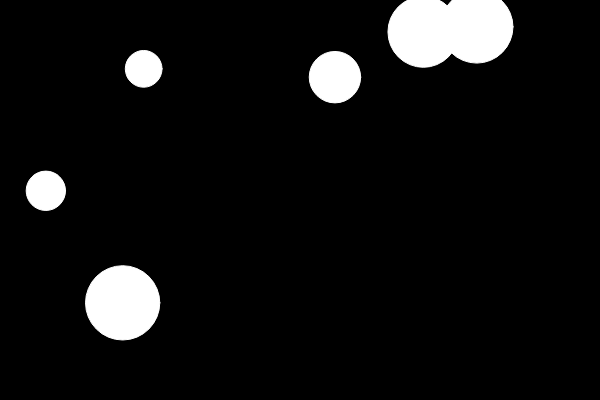
Frame 1 (no input)
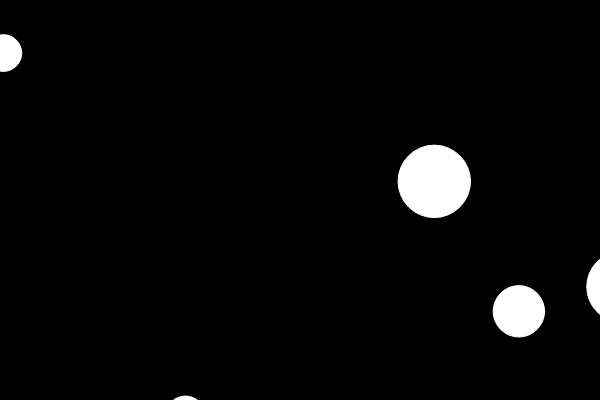
Frame 60 (no input)
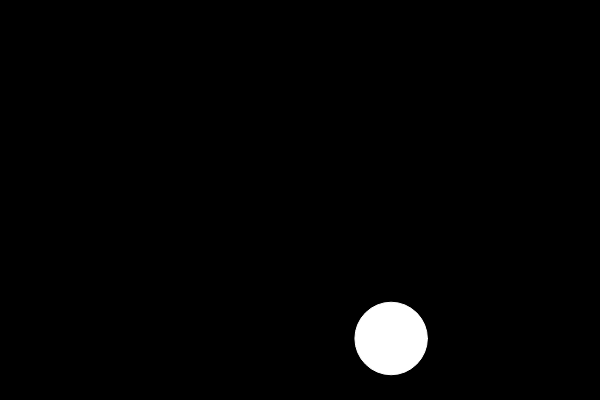
Frame 120 (the mouse pressed at the canvas centre since frame 60)

The p5.js sketch that drew these frames (run headless with seeded random() and noise() and a simulated clock; from frame 60 on, the mouse is pressed at the canvas centre):

// p5.js sketch
// ── sketch.js
function setup() {
  createCanvas(600,400);
}

function draw() {
  background(220);
  background('black')
}
var bubbles = [];

function setup() {
  createCanvas(600,400);
  
  class Bubble {
  
  constructor() { 
    var allInstances = [];
    
    var radius = random(10,100);
    this.x = random(0, width);
    this.y = random(0, height);
    this.width = radius;
    this.height = radius;
    this.color = "white";
    this.velocityX = random(-5, +5);
    this.velocityY= random(-5, +5);
    
    this.display = function() {
      stroke(255);
      fill(this.color);
      ellipse(this.x, this.y, this.width, this.height);
    }
    
    this.move = function() {
      this.x = this.x + this.velocityX;
      this.y = this.y + this.velocityY;
    }
      
  }
}
  bubble1 = new Bubble();
  bubble2 = new Bubble();
  bubble3 = new Bubble();
  bubble4 = new Bubble();
  bubble5 = new Bubble();
  bubble6 = new Bubble();

}

function draw() {
  background(0);
  bubble1.move();
  bubble2.move();
  bubble3.move();
  bubble4.move();
  bubble5.move();
  bubble6.move();
  
  
  bubble1.display();
  bubble2.display();
  bubble3.display();
  bubble4.display();
  bubble5.display();
  bubble6.display();
}
